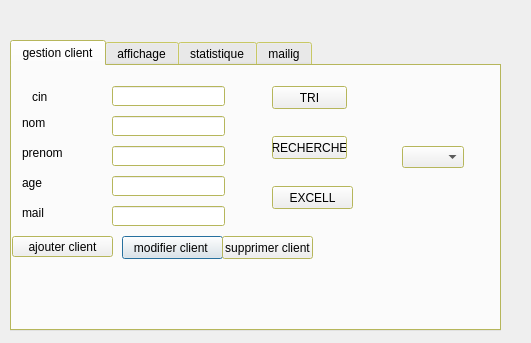
<?xml version="1.0" encoding="UTF-8"?>
<ui version="4.0">
 <class>gestionClient</class>
 <widget class="QDialog" name="gestionClient">
  <property name="geometry">
   <rect>
    <x>0</x>
    <y>0</y>
    <width>531</width>
    <height>343</height>
   </rect>
  </property>
  <property name="windowTitle">
   <string>Dialog</string>
  </property>
  <widget class="QTabWidget" name="tabWidget">
   <property name="geometry">
    <rect>
     <x>10</x>
     <y>40</y>
     <width>491</width>
     <height>291</height>
    </rect>
   </property>
   <property name="palette">
    <palette>
     <active>
      <colorrole role="Base">
       <brush brushstyle="SolidPattern">
        <color alpha="255">
         <red>255</red>
         <green>255</green>
         <blue>255</blue>
        </color>
       </brush>
      </colorrole>
      <colorrole role="Window">
       <brush brushstyle="SolidPattern">
        <color alpha="255">
         <red>255</red>
         <green>255</green>
         <blue>127</blue>
        </color>
       </brush>
      </colorrole>
     </active>
     <inactive>
      <colorrole role="Base">
       <brush brushstyle="SolidPattern">
        <color alpha="255">
         <red>255</red>
         <green>255</green>
         <blue>255</blue>
        </color>
       </brush>
      </colorrole>
      <colorrole role="Window">
       <brush brushstyle="SolidPattern">
        <color alpha="255">
         <red>255</red>
         <green>255</green>
         <blue>127</blue>
        </color>
       </brush>
      </colorrole>
     </inactive>
     <disabled>
      <colorrole role="Base">
       <brush brushstyle="SolidPattern">
        <color alpha="255">
         <red>255</red>
         <green>255</green>
         <blue>127</blue>
        </color>
       </brush>
      </colorrole>
      <colorrole role="Window">
       <brush brushstyle="SolidPattern">
        <color alpha="255">
         <red>255</red>
         <green>255</green>
         <blue>127</blue>
        </color>
       </brush>
      </colorrole>
     </disabled>
    </palette>
   </property>
   <property name="currentIndex">
    <number>0</number>
   </property>
   <widget class="QWidget" name="tab">
    <attribute name="title">
     <string>gestion client</string>
    </attribute>
    <widget class="QLabel" name="label">
     <property name="geometry">
      <rect>
       <x>20</x>
       <y>30</y>
       <width>47</width>
       <height>14</height>
      </rect>
     </property>
     <property name="text">
      <string/>
     </property>
    </widget>
    <widget class="QLabel" name="label_2">
     <property name="geometry">
      <rect>
       <x>20</x>
       <y>20</y>
       <width>51</width>
       <height>21</height>
      </rect>
     </property>
     <property name="text">
      <string>cin</string>
     </property>
    </widget>
    <widget class="QPushButton" name="pushButton_3">
     <property name="geometry">
      <rect>
       <x>110</x>
       <y>170</y>
       <width>101</width>
       <height>23</height>
      </rect>
     </property>
     <property name="text">
      <string>modifier client </string>
     </property>
    </widget>
    <widget class="QPushButton" name="pushButton_4">
     <property name="geometry">
      <rect>
       <x>210</x>
       <y>170</y>
       <width>91</width>
       <height>23</height>
      </rect>
     </property>
     <property name="text">
      <string>supprimer client</string>
     </property>
    </widget>
    <widget class="QLineEdit" name="le_cin">
     <property name="geometry">
      <rect>
       <x>100</x>
       <y>20</y>
       <width>113</width>
       <height>20</height>
      </rect>
     </property>
    </widget>
    <widget class="QLabel" name="label_3">
     <property name="geometry">
      <rect>
       <x>10</x>
       <y>50</y>
       <width>47</width>
       <height>14</height>
      </rect>
     </property>
     <property name="text">
      <string>nom</string>
     </property>
    </widget>
    <widget class="QLineEdit" name="le_nom">
     <property name="geometry">
      <rect>
       <x>100</x>
       <y>50</y>
       <width>113</width>
       <height>20</height>
      </rect>
     </property>
    </widget>
    <widget class="QLabel" name="label_4">
     <property name="geometry">
      <rect>
       <x>10</x>
       <y>80</y>
       <width>47</width>
       <height>14</height>
      </rect>
     </property>
     <property name="text">
      <string>prenom</string>
     </property>
    </widget>
    <widget class="QLineEdit" name="le_prenom">
     <property name="geometry">
      <rect>
       <x>100</x>
       <y>80</y>
       <width>113</width>
       <height>20</height>
      </rect>
     </property>
    </widget>
    <widget class="QPushButton" name="pushButton_7">
     <property name="geometry">
      <rect>
       <x>260</x>
       <y>20</y>
       <width>75</width>
       <height>23</height>
      </rect>
     </property>
     <property name="text">
      <string>TRI</string>
     </property>
    </widget>
    <widget class="QPushButton" name="pushButton_8">
     <property name="geometry">
      <rect>
       <x>260</x>
       <y>70</y>
       <width>75</width>
       <height>23</height>
      </rect>
     </property>
     <property name="text">
      <string>RECHERCHE</string>
     </property>
    </widget>
    <widget class="QPushButton" name="pushButton_9">
     <property name="geometry">
      <rect>
       <x>260</x>
       <y>120</y>
       <width>81</width>
       <height>23</height>
      </rect>
     </property>
     <property name="text">
      <string>EXCELL</string>
     </property>
    </widget>
    <widget class="QLineEdit" name="age">
     <property name="geometry">
      <rect>
       <x>100</x>
       <y>110</y>
       <width>113</width>
       <height>20</height>
      </rect>
     </property>
    </widget>
    <widget class="QLineEdit" name="mail">
     <property name="geometry">
      <rect>
       <x>100</x>
       <y>140</y>
       <width>113</width>
       <height>20</height>
      </rect>
     </property>
    </widget>
    <widget class="QLabel" name="label_7">
     <property name="geometry">
      <rect>
       <x>10</x>
       <y>110</y>
       <width>47</width>
       <height>14</height>
      </rect>
     </property>
     <property name="text">
      <string>age</string>
     </property>
    </widget>
    <widget class="QLabel" name="label_8">
     <property name="geometry">
      <rect>
       <x>10</x>
       <y>140</y>
       <width>47</width>
       <height>14</height>
      </rect>
     </property>
     <property name="text">
      <string>mail</string>
     </property>
    </widget>
    <widget class="QPushButton" name="pb_ajouter12">
     <property name="geometry">
      <rect>
       <x>0</x>
       <y>170</y>
       <width>101</width>
       <height>21</height>
      </rect>
     </property>
     <property name="text">
      <string>ajouter client</string>
     </property>
    </widget>
    <widget class="QComboBox" name="comboBox">
     <property name="geometry">
      <rect>
       <x>390</x>
       <y>80</y>
       <width>62</width>
       <height>22</height>
      </rect>
     </property>
    </widget>
   </widget>
   <widget class="QWidget" name="tab_2">
    <attribute name="title">
     <string>affichage</string>
    </attribute>
    <widget class="QTableView" name="tab_client">
     <property name="geometry">
      <rect>
       <x>30</x>
       <y>20</y>
       <width>431</width>
       <height>141</height>
      </rect>
     </property>
    </widget>
    <widget class="QGroupBox" name="groupBox">
     <property name="geometry">
      <rect>
       <x>200</x>
       <y>180</y>
       <width>231</width>
       <height>80</height>
      </rect>
     </property>
     <property name="title">
      <string>GroupBox</string>
     </property>
     <widget class="QLineEdit" name="le_CINsupp">
      <property name="geometry">
       <rect>
        <x>20</x>
        <y>20</y>
        <width>113</width>
        <height>20</height>
       </rect>
      </property>
     </widget>
     <widget class="QLabel" name="label_9">
      <property name="geometry">
       <rect>
        <x>136</x>
        <y>20</y>
        <width>91</width>
        <height>20</height>
       </rect>
      </property>
      <property name="text">
       <string>supprimer client</string>
      </property>
     </widget>
     <widget class="QPushButton" name="pushButton">
      <property name="geometry">
       <rect>
        <x>100</x>
        <y>50</y>
        <width>75</width>
        <height>23</height>
       </rect>
      </property>
      <property name="text">
       <string>supprimer</string>
      </property>
     </widget>
    </widget>
   </widget>
   <widget class="QWidget" name="statistique">
    <attribute name="title">
     <string>statistique</string>
    </attribute>
   </widget>
   <widget class="QWidget" name="mailing">
    <attribute name="title">
     <string>mailig</string>
    </attribute>
    <widget class="QLabel" name="label_5">
     <property name="geometry">
      <rect>
       <x>90</x>
       <y>10</y>
       <width>111</width>
       <height>16</height>
      </rect>
     </property>
     <property name="text">
      <string>ENVOYER MAIL</string>
     </property>
    </widget>
    <widget class="QLabel" name="label_6">
     <property name="geometry">
      <rect>
       <x>20</x>
       <y>30</y>
       <width>171</width>
       <height>31</height>
      </rect>
     </property>
     <property name="text">
      <string>recherche  client par id</string>
     </property>
    </widget>
    <widget class="QLineEdit" name="lineEdit_4">
     <property name="geometry">
      <rect>
       <x>60</x>
       <y>70</y>
       <width>113</width>
       <height>20</height>
      </rect>
     </property>
    </widget>
    <widget class="QPushButton" name="pushButton_5">
     <property name="geometry">
      <rect>
       <x>180</x>
       <y>70</y>
       <width>75</width>
       <height>23</height>
      </rect>
     </property>
     <property name="text">
      <string>recherche</string>
     </property>
    </widget>
    <widget class="QPushButton" name="pushButton_6">
     <property name="geometry">
      <rect>
       <x>110</x>
       <y>110</y>
       <width>75</width>
       <height>23</height>
      </rect>
     </property>
     <property name="text">
      <string>envoyer mail</string>
     </property>
    </widget>
   </widget>
  </widget>
 </widget>
 <resources/>
 <connections/>
</ui>
